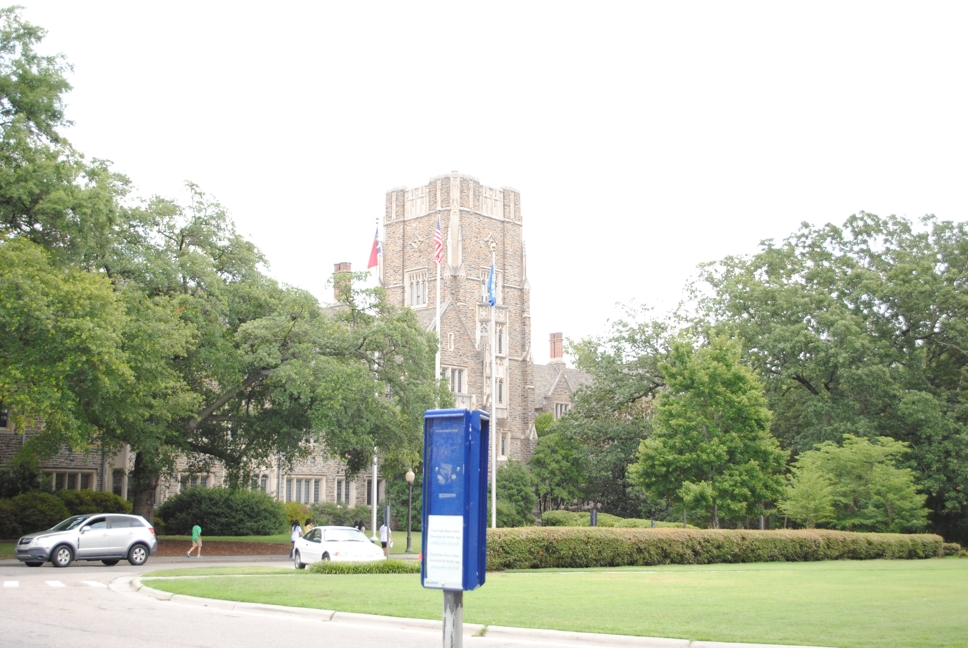
#> input picture 1.jpg, 968 x 648 px
$ python pipeline.py
#> lines starting #> are read from the running program, lines starting #| are printed output that depends on the picture
### utils.py
import cv2
import blend
from imp import reload
reload(blend)
import numpy as np
#import matplotlib.pyplot as plt

# [184 lines left out: functions his_match, warp, hdr, not called in this run]

### pipeline.py
import cv2
import utils

from imp import reload
reload(utils)


## main
import time
low=cv2.imread('1.jpg')
#> low is the input picture: shape (648, 968, 3); mean B, G, R 170.9, 189.7, 184.3
ref=cv2.imread('2.jpg')
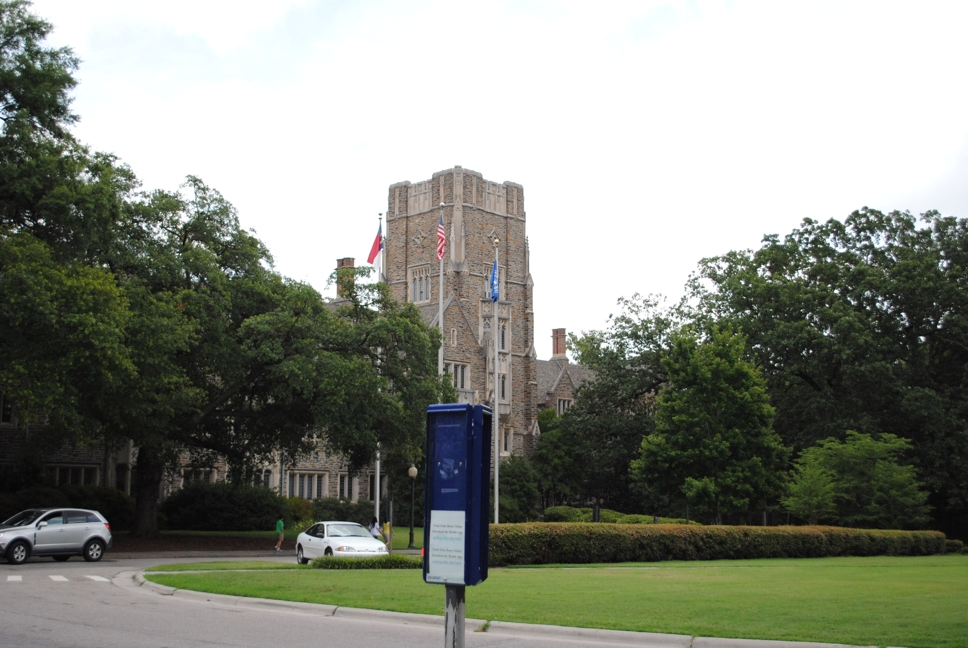
#> input picture 2.jpg, 968 x 648 px
#> ref is the input picture: shape (648, 968, 3); mean B, G, R 128.3, 138.8, 135.4
high=cv2.imread('3.jpg')
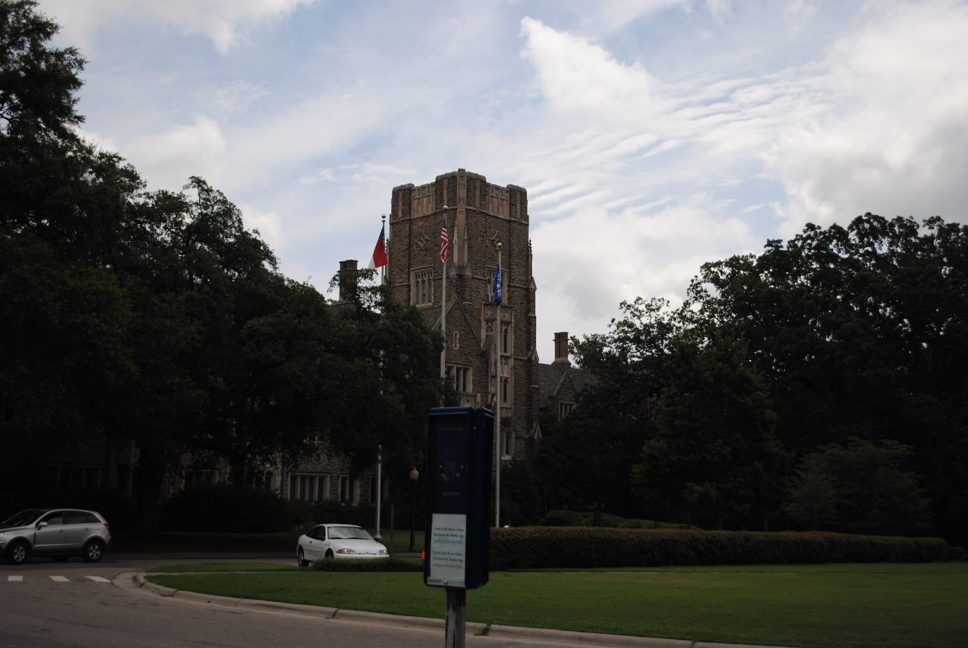
#> input picture 3.jpg, 968 x 648 px
#> high is the input picture: shape (648, 968, 3); mean B, G, R 90.4, 91.2, 90.5
#hhigh=cv2.imread('4.jpg')
begin=time.time()
res_mertens_8bit=utils.hdr(low,ref,high)
#> after the loop in his_match, `for ch in range(3):`:
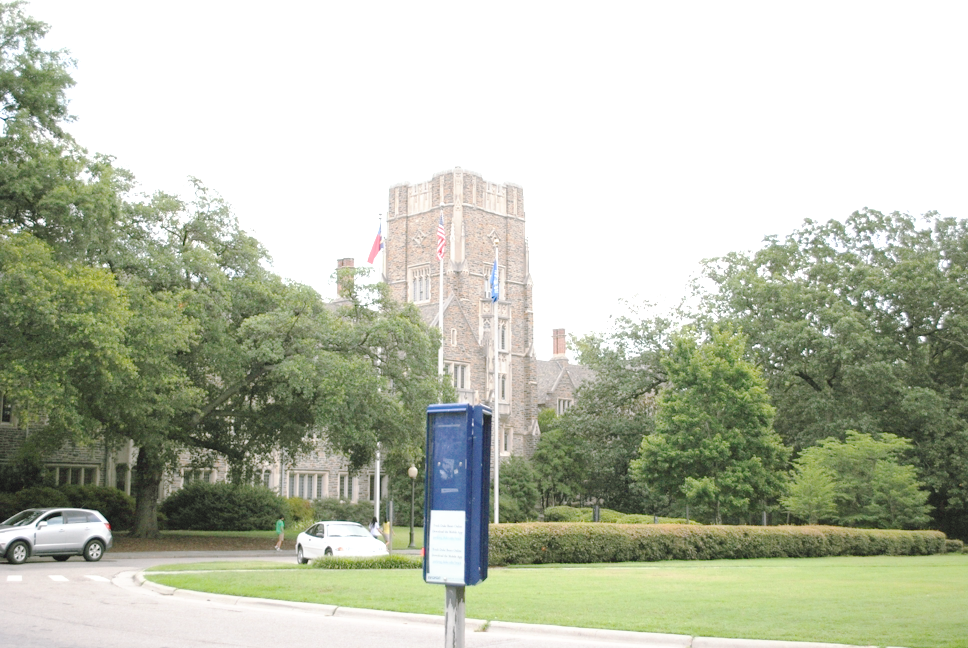
#> res: shape (648, 968, 3); mean B, G, R 171.5, 190.2, 184.8
#> in warp, `a=cv2.cvtColor(src,cv2.COLOR_BGR2GRAY)`:
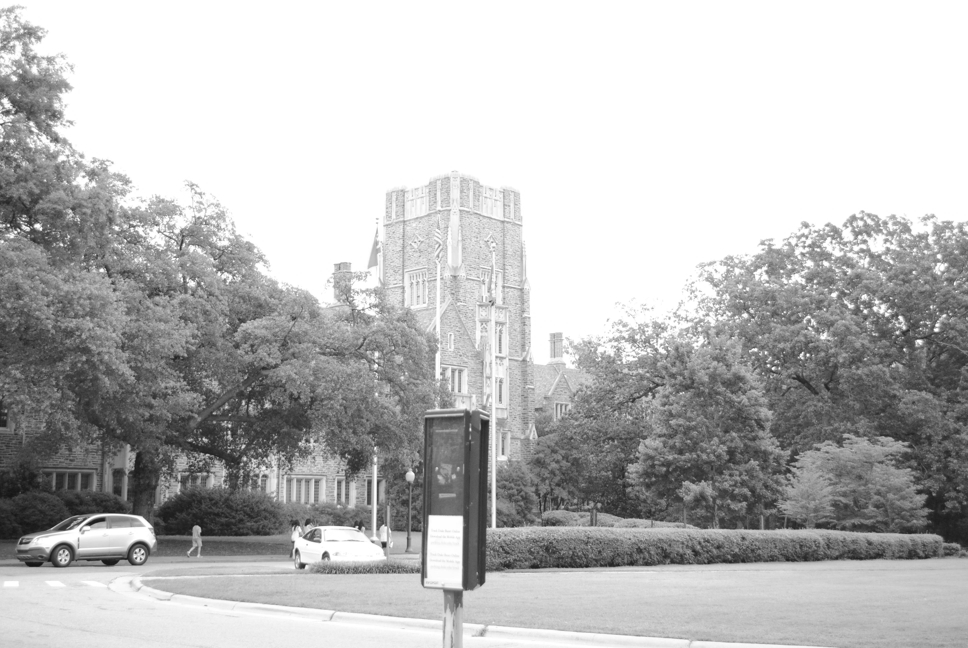
#> a: shape (648, 968); min 19, max 255, mean 185.9
#> in warp, `b=cv2.cvtColor(ref2src,cv2.COLOR_BGR2GRAY)`:
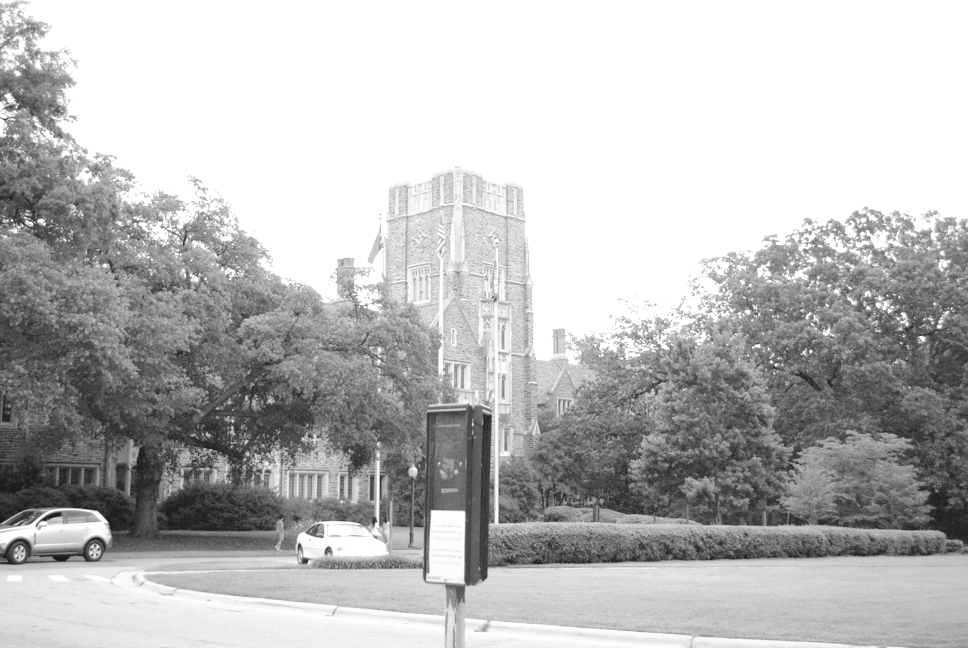
#> b: shape (648, 968); min 21, max 255, mean 186.5
#> (the run stopped early here; a loop or call above may not have finished)
